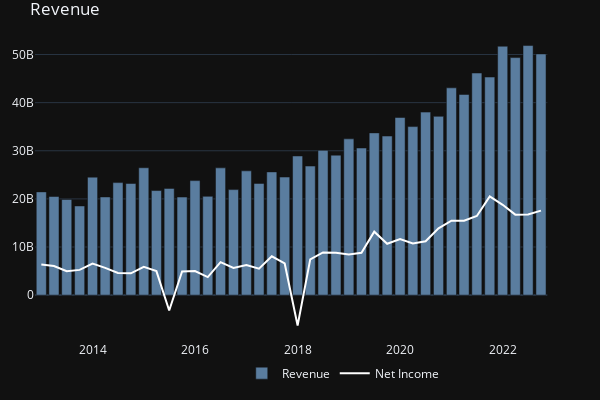
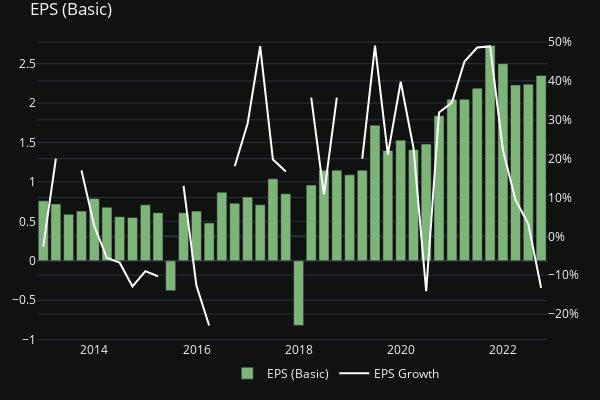
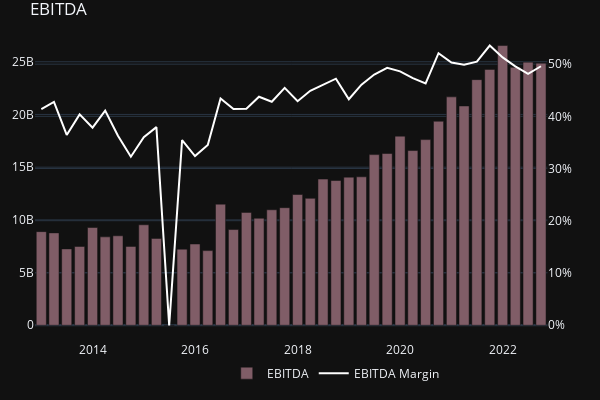
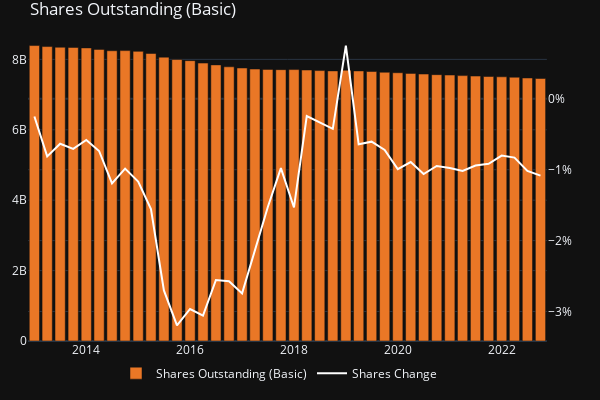

The code cell stored with these charts, in order, in its notebook:
### Code cell
revenue_plot = create_plot_bar_line(income_statements, 'Revenue', 'Net Income', secondary_y=False) # Cost of Revenue
eps_plot = create_plot_bar_line(income_statements, 'EPS (Basic)', 'EPS Growth', y2perc=True, bar_color='#7eb37a')
ebitda_plot = create_plot_bar_line(income_statements, 'EBITDA', 'EBITDA Margin', y2perc=True, bar_color='#805d67')
shares_plot = create_plot_bar_line(income_statements, 'Shares Outstanding (Basic)', 'Shares Change', y2perc=True, bar_color='#ea7726') 
fcf_plot = create_plot_bar_line(income_statements, 'Free Cash Flow', 'Free Cash Flow Per Share', bar_color='#8d8b55')
profit_plot = create_plot_bar_line(income_statements, 'Gross Profit', 'Operating Expenses', secondary_y=False, bar_color='#7c459c')
dividends_plot = create_plot_bar_line(income_statements, 'Dividend Per Share', 'Dividend Growth', y2perc=True, bar_color='#03c03c')
# dividends_full_history = create_plot_bar_line(div_history_df, 'amount', 'adjusted_amount', title='Full dividend history', bar_color='#03c03c')
margins_plot = create_line_plot(income_statements, y=['Gross Margin', 'Operating Margin', 'Profit Margin', 'Free Cash Flow Margin'], title='Margins')
ema_plot = create_ema_plot([STOCK], emas=[10, 20, 30, 40, 50])
